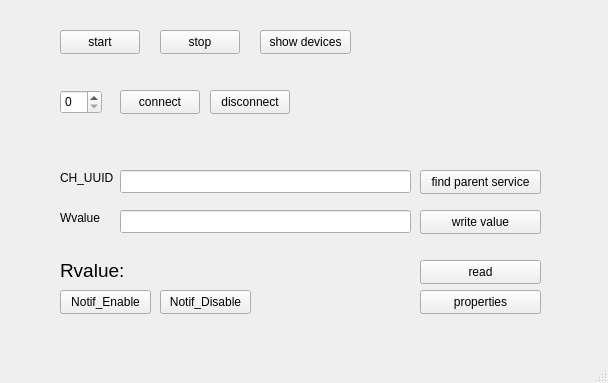
<?xml version="1.0" encoding="UTF-8"?>
<ui version="4.0">
 <class>MainWindow</class>
 <widget class="QMainWindow" name="MainWindow">
  <property name="geometry">
   <rect>
    <x>0</x>
    <y>0</y>
    <width>608</width>
    <height>383</height>
   </rect>
  </property>
  <property name="windowTitle">
   <string>ADAPTER_test</string>
  </property>
  <widget class="QWidget" name="centralwidget">
   <widget class="QPushButton" name="startBtn">
    <property name="geometry">
     <rect>
      <x>60</x>
      <y>30</y>
      <width>80</width>
      <height>24</height>
     </rect>
    </property>
    <property name="text">
     <string>start</string>
    </property>
   </widget>
   <widget class="QPushButton" name="stopBtn">
    <property name="geometry">
     <rect>
      <x>160</x>
      <y>30</y>
      <width>80</width>
      <height>24</height>
     </rect>
    </property>
    <property name="text">
     <string>stop</string>
    </property>
   </widget>
   <widget class="QPushButton" name="showDevBtn">
    <property name="geometry">
     <rect>
      <x>260</x>
      <y>30</y>
      <width>91</width>
      <height>24</height>
     </rect>
    </property>
    <property name="text">
     <string>show devices</string>
    </property>
   </widget>
   <widget class="QSpinBox" name="spinBox">
    <property name="geometry">
     <rect>
      <x>60</x>
      <y>90</y>
      <width>42</width>
      <height>24</height>
     </rect>
    </property>
   </widget>
   <widget class="QPushButton" name="connectBtn">
    <property name="geometry">
     <rect>
      <x>120</x>
      <y>90</y>
      <width>80</width>
      <height>24</height>
     </rect>
    </property>
    <property name="text">
     <string>connect</string>
    </property>
   </widget>
   <widget class="QPushButton" name="disconnectBtn">
    <property name="geometry">
     <rect>
      <x>210</x>
      <y>90</y>
      <width>80</width>
      <height>24</height>
     </rect>
    </property>
    <property name="text">
     <string>disconnect</string>
    </property>
   </widget>
   <widget class="QLineEdit" name="uuidLE">
    <property name="geometry">
     <rect>
      <x>120</x>
      <y>170</y>
      <width>291</width>
      <height>23</height>
     </rect>
    </property>
   </widget>
   <widget class="QPushButton" name="findBtn">
    <property name="geometry">
     <rect>
      <x>420</x>
      <y>170</y>
      <width>121</width>
      <height>24</height>
     </rect>
    </property>
    <property name="text">
     <string>find parent service</string>
    </property>
   </widget>
   <widget class="QLabel" name="label">
    <property name="geometry">
     <rect>
      <x>60</x>
      <y>170</y>
      <width>53</width>
      <height>16</height>
     </rect>
    </property>
    <property name="text">
     <string>CH_UUID</string>
    </property>
   </widget>
   <widget class="QLabel" name="label_2">
    <property name="geometry">
     <rect>
      <x>60</x>
      <y>210</y>
      <width>53</width>
      <height>16</height>
     </rect>
    </property>
    <property name="text">
     <string>Wvalue</string>
    </property>
   </widget>
   <widget class="QLineEdit" name="byteArrLE">
    <property name="geometry">
     <rect>
      <x>120</x>
      <y>210</y>
      <width>291</width>
      <height>23</height>
     </rect>
    </property>
   </widget>
   <widget class="QPushButton" name="writeBtn">
    <property name="geometry">
     <rect>
      <x>420</x>
      <y>210</y>
      <width>121</width>
      <height>24</height>
     </rect>
    </property>
    <property name="text">
     <string>write value</string>
    </property>
   </widget>
   <widget class="QLabel" name="RvalueLabel">
    <property name="geometry">
     <rect>
      <x>60</x>
      <y>260</y>
      <width>351</width>
      <height>21</height>
     </rect>
    </property>
    <property name="font">
     <font>
      <pointsize>14</pointsize>
     </font>
    </property>
    <property name="text">
     <string>Rvalue:</string>
    </property>
   </widget>
   <widget class="QPushButton" name="readBtn">
    <property name="geometry">
     <rect>
      <x>420</x>
      <y>260</y>
      <width>121</width>
      <height>24</height>
     </rect>
    </property>
    <property name="text">
     <string>read</string>
    </property>
   </widget>
   <widget class="QPushButton" name="propertiesBtn">
    <property name="geometry">
     <rect>
      <x>420</x>
      <y>290</y>
      <width>121</width>
      <height>24</height>
     </rect>
    </property>
    <property name="text">
     <string>properties</string>
    </property>
   </widget>
   <widget class="QPushButton" name="notifEnableBtn">
    <property name="geometry">
     <rect>
      <x>60</x>
      <y>290</y>
      <width>91</width>
      <height>24</height>
     </rect>
    </property>
    <property name="text">
     <string>Notif_Enable</string>
    </property>
   </widget>
   <widget class="QPushButton" name="notifDisableBtn">
    <property name="geometry">
     <rect>
      <x>160</x>
      <y>290</y>
      <width>91</width>
      <height>24</height>
     </rect>
    </property>
    <property name="text">
     <string>Notif_Disable</string>
    </property>
   </widget>
  </widget>
  <widget class="QMenuBar" name="menubar">
   <property name="geometry">
    <rect>
     <x>0</x>
     <y>0</y>
     <width>608</width>
     <height>21</height>
    </rect>
   </property>
  </widget>
  <widget class="QStatusBar" name="statusbar"/>
 </widget>
 <resources/>
 <connections/>
</ui>
